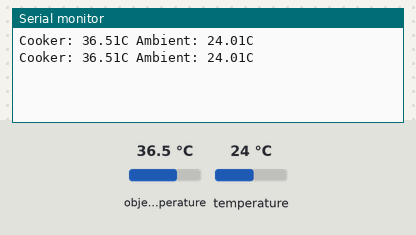
Recording of a sketch running on a simulated Arduino Uno, built with avr-gcc and run on an emulated ATmega328P. Shown: the last lines printed to the serial monitor. The inputs (shaded band) are chosen by the test bench; at power-on: object temperature 36.5 °C, temperature 24 °C.

Above: at 10.4 s.
10.5 s: object temperature set to 20 °C
At 19.6 s:
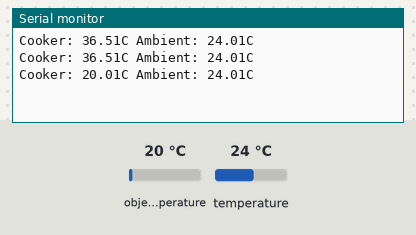
20.1 s: temperature set to 12 °C
At 29.3 s:
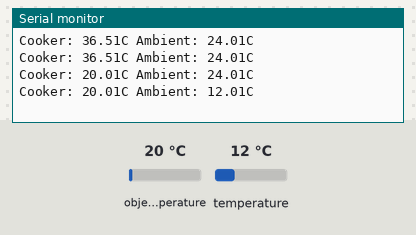
29.7 s: object temperature set to 26 °C
At 39.2 s:
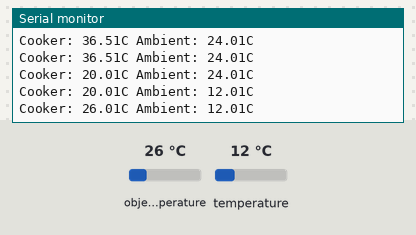
Timing chart, 0 to 40.7 s (numbered marks = the images above; inputs shaded):
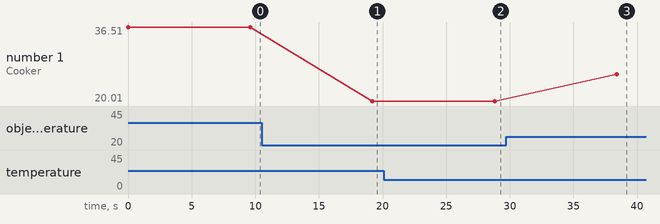

The sketch:

test_MXL90614_heat_sensor__arduino.ino
```cpp
#include <Wire.h>
#include <SparkFunMLX90614.h>

IRTherm therm;

void setup()
{
  Serial.begin(9600); // Initialize Serial to log output
  therm.begin(); // Initialize thermal IR sensor
  therm.setUnit(TEMP_C); // Set the library's units to Farenheit
  // Alternatively, TEMP_F can be replaced with TEMP_C for Celsius or
  // TEMP_K for Kelvin.
}

void loop()
{
  if (therm.read()) // On success, read() will return 1, on fail 0.
  {
    // Use the object() and ambient() functions to grab the object and ambient
	// temperatures.
	// They'll be floats, calculated out to the unit you set with setUnit().
    char Object[6];
    char Ambient[6];

    char kitchen[34];

    dtostrf(therm.object(), 2, 2, Object);
    dtostrf(therm.ambient(), 2 ,2, Ambient);

    sprintf(kitchen, "Cooker: %sC Ambient: %sC", Object, Ambient);

    Serial.println(kitchen);
}

  delay(9600);
}
```

Measured:
- after the input at 10.5 s, the serial monitor: prints a new line after 8.7 s (image 1)
- after the input at 20.1 s, the serial monitor: prints a new line after 8.7 s (image 2)
- after the input at 29.7 s, the serial monitor: prints a new line after 8.7 s (image 3)
- plotted number 1: 36.51 → 20.01 after the input at 10.5 s, 20.01 → 26.01 after the input at 29.7 s
